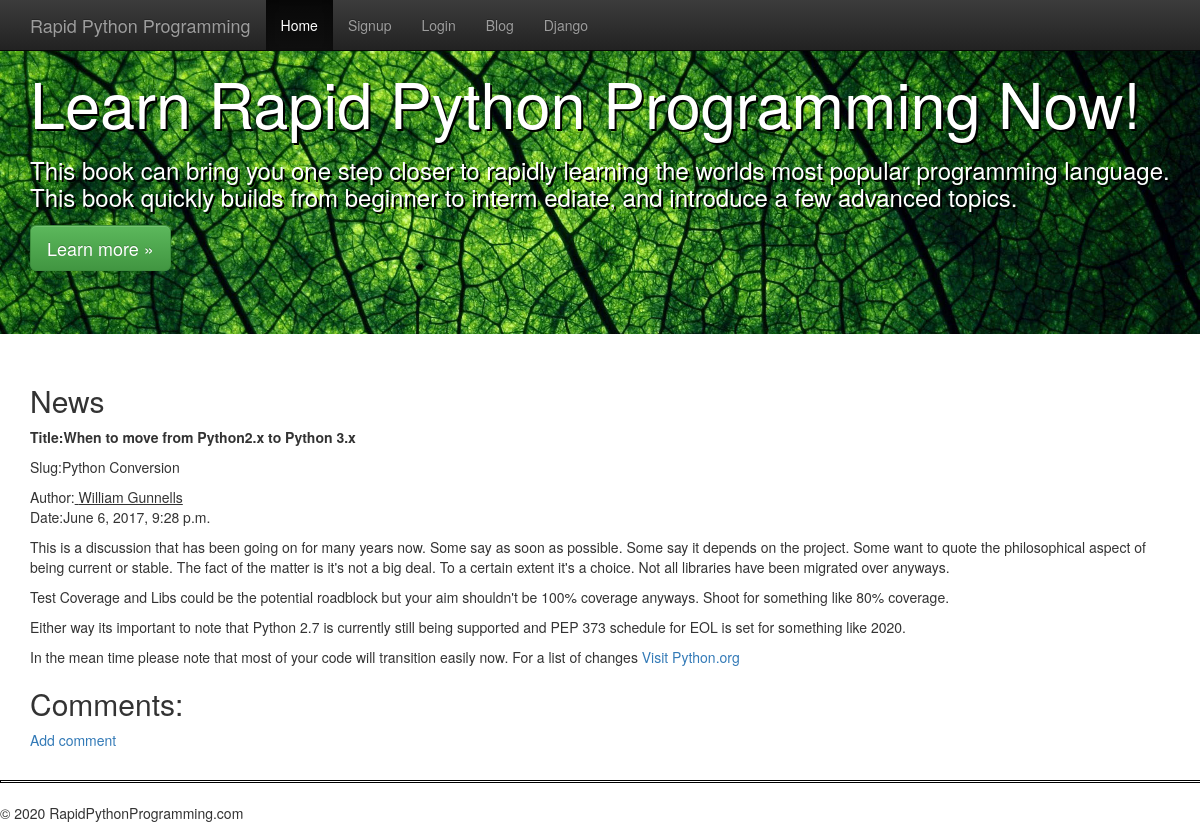
Page /blog/1/ on the committed database.
### blog/models.py (models this page shows, shortened)
class Post(models.Model):
    title = models.CharField(max_length=60)
    body = models.TextField()
    created = models.DateTimeField(auto_now_add=True)
    publishdate = models.DateTimeField(auto_now=False, auto_now_add=False, null=True, blank=True)
    author = models.CharField(default='author', max_length=60)
    slug = models.CharField(default='author', max_length=60)

### blog/views.py (the view)
# urls.py: url(r'^(?P<pk>\d+)/$',PostDetailView.as_view(), name='post-detail'),
class PostDetailView(DetailView):
    model = Post

### blog/templates/blog/post_detail.html (shortened to what this page needs)
{% extends 'base.html' %}
{% block content %}
<h2>News</h2>
<p><b>Title:{{ post.title }}</b></p>
<p>Slug:{{ post.slug}}</p>
<p>Author:<u> {{ post.author}}</u>
<br>Date:{{ post.publishdate }}</p>
<p>{{ post.body|safe }}</p>
<h2>Comments:</h2>
<p><a href="/blog/{{ post.id }}/comment/">Add comment</a>
{% endblock %}

### rows in the picture
Post: title "When to move from Python2.x to Python 3.x", slug "Python Conversion", author "William Gunnells", publishdate "June 6, 2017, 9:28 p.m.", body "This is a discussion that has been going on for many years now. Some say as soon as possible. Some say it depends on the project. Some want to quote the philosophical aspect of being current or stable. The fact of the matter is it's not a big deal. To a certain extent it's a choice. Not all libraries have been migrated over anyways. Test Coverage and Libs could be the potential roadblock but your aim shouldn't be 100% coverage anyways. Shoot for something like 80% coverage. Either way its important to note that Python 2.7 is currently still being supported and PEP 373 schedule for EOL is set for something like 2020. In the mean time please note that most of your code will transition easily…"
